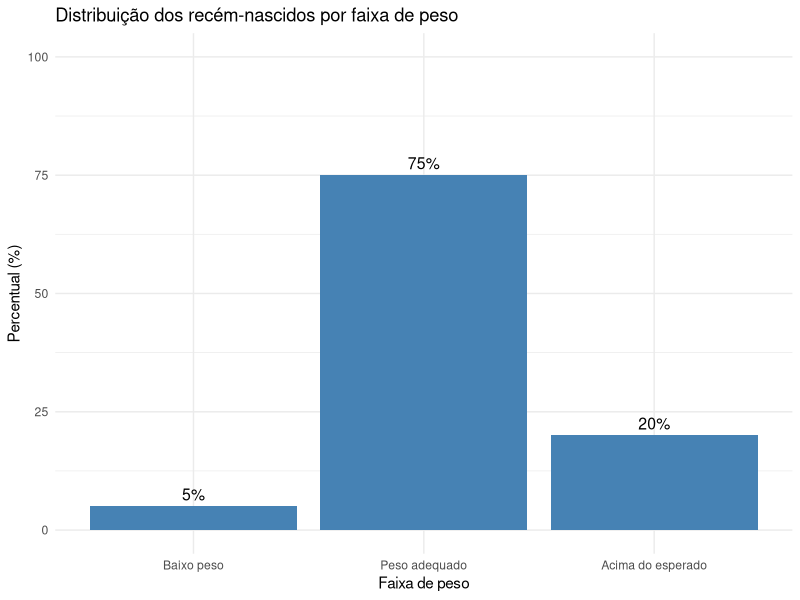
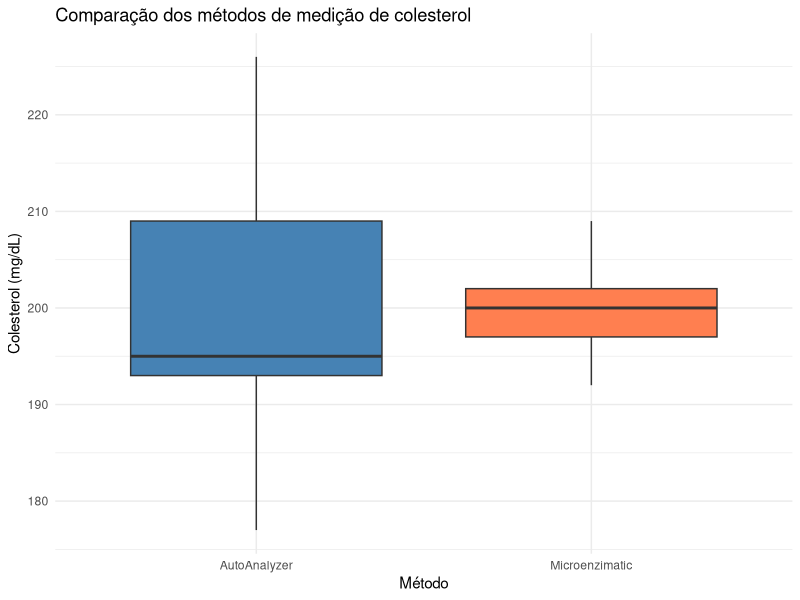
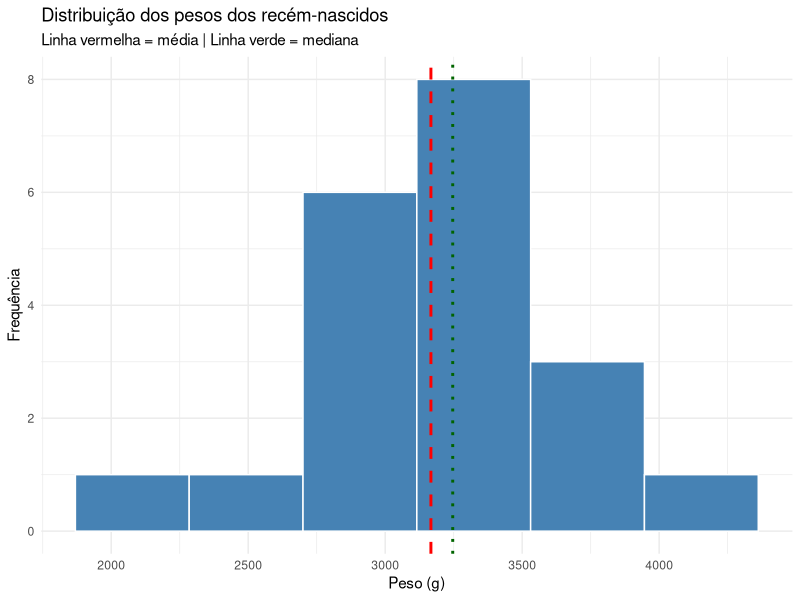

These figures' R source, in order:
# =============================================================================
# MÓDULO 2 - AULA 1: Análise Exploratória e Descritiva
# Atividades Complementares
# Curso: Introdução à Análise de Dados para Pesquisa no SUS
# =============================================================================

# -----------------------------------------------------------------------------
# CONFIGURAÇÃO INICIAL
# -----------------------------------------------------------------------------
# Defina o diretório de trabalho para a pasta onde estão os arquivos do curso.
# Substitua o caminho abaixo pelo caminho correto no seu computador.

# setwd("C:/caminho/para/pasta/do/curso")  # Windows
# setwd("/home/usuario/pasta/do/curso")    # Linux/Mac

# Verificar o diretório atual
getwd()
# -----------------------------------------------------------------------------
# INSTALAÇÃO E CARREGAMENTO DE PACOTES
# -----------------------------------------------------------------------------
# O tidyverse é uma coleção de pacotes para ciência de dados que inclui:
# - dplyr: manipulação de dados (filter, select, mutate, summarise, group_by)
# - ggplot2: criação de gráficos
# - tidyr: organização de dados
# - readr: importação de dados

install.packages("tidyverse")
library(tidyverse)


# =============================================================================
# ATIVIDADE 1: Trabalhando com Variáveis Aleatórias
# =============================================================================
# Variáveis aleatórias são medições de características de interesse em um estudo.
# Elas podem ser classificadas como:
# - QUALITATIVAS: descrevem atributos (nominal ou ordinal)
# - QUANTITATIVAS: representam quantidades (discreta ou contínua)

# -----------------------------------------------------------------------------
# 1.1 Criando o dataset dos recém-nascidos (dados utilizados na aula)
# -----------------------------------------------------------------------------
# A função tibble() cria um data frame moderno com melhor visualização.
# Estamos criando dados de 20 recém-nascidos com seus pesos em gramas.

recem_nascidos <- tibble(
  individuo = 1:20,
  peso_g = c(3265, 3260, 3245, 3484, 4146, 3323, 3649, 3200, 3031, 2069,
             2581, 2841, 3609, 2838, 3541, 2759, 3248, 3314, 3101, 2834)
)

# Visualizar estrutura dos dados
# glimpse() mostra: nº de linhas, colunas, tipos e primeiros valores
glimpse(recem_nascidos)

View(recem_nascidos)

# -----------------------------------------------------------------------------
# 1.2 Criando variáveis categóricas a partir de variáveis contínuas
# -----------------------------------------------------------------------------
# É comum categorizar variáveis quantitativas para facilitar análises.
# Aqui transformamos o peso (contínuo) em faixas (ordinal).
#
# mutate(): adiciona ou modifica colunas
# case_when(): aplica condições múltiplas (como if-else encadeado)
# factor(): converte para fator com níveis ordenados

recem_nascidos <- recem_nascidos %>% 
  mutate(
    # Criar faixas de peso baseadas em critérios clínicos
    faixa_peso = case_when(
      peso_g < 2500 ~ "Baixo peso",
      peso_g >= 2500 & peso_g < 3500 ~ "Peso adequado",
      peso_g >= 3500 ~ "Acima do esperado"
    ),
    # Converter para fator ordenado (define a ordem lógica das categorias)
    faixa_peso = factor(faixa_peso, 
                        levels = c("Baixo peso", "Peso adequado", "Acima do esperado"),
                        ordered = TRUE)
  )

# Verificar a distribuição das faixas
# count(): conta frequência de cada categoria
recem_nascidos %>% count(faixa_peso)


# =============================================================================
# ATIVIDADE 2: Medidas de Locação (Tendência Central)
# =============================================================================
# Medidas de locação indicam onde os dados estão "centralizados".
# São fundamentais para resumir e comparar conjuntos de dados.

# -----------------------------------------------------------------------------
# 2.1 Média aritmética
# -----------------------------------------------------------------------------
# A média é a soma de todos os valores dividida pelo número de observações.
# Fórmula: x̄ = Σxi / n
# ATENÇÃO: A média é sensível a valores extremos (outliers)!

media_peso <- recem_nascidos %>% 
  summarise(media = mean(peso_g)) %>%   # summarise() calcula estatísticas
  pull(media)                            # pull() extrai o valor como número

media_peso  # Exibir resultado: 3166.9g


# -----------------------------------------------------------------------------
# 2.2 Mediana
# -----------------------------------------------------------------------------
# A mediana é o valor central dos dados ordenados.
# - 50% dos valores estão abaixo e 50% acima da mediana
# - VANTAGEM: É robusta a valores extremos (outliers)

mediana_peso <- recem_nascidos %>%
  summarise(mediana = median(peso_g)) %>%
  pull(mediana)

mediana_peso  # Exibir resultado: 3246.5g


# -----------------------------------------------------------------------------
# 2.3 Comparação entre média e mediana
# -----------------------------------------------------------------------------
# A relação entre média e mediana indica a forma da distribuição:
# - média > mediana: assimetria positiva (cauda à direita)
# - média < mediana: assimetria negativa (cauda à esquerda)
# - média ≈ mediana: distribuição aproximadamente simétrica

diferenca <- media_peso - mediana_peso
diferenca  # Resultado negativo indica leve assimetria negativa


# -----------------------------------------------------------------------------
# 2.4 Quantis: percentis e quartis
# -----------------------------------------------------------------------------
# Quantis dividem os dados ordenados em partes iguais:
# - Quartis (Q): dividem em 4 partes (Q1=25%, Q2=50%=mediana, Q3=75%)
# - Percentis (P): dividem em 100 partes (P10=10%, P90=90%, etc.)
#
# quantile(x, probs): calcula o quantil na probabilidade especificada

quantis_peso <- recem_nascidos %>%
  summarise(
    P10 = quantile(peso_g, 0.10),  # 10% dos dados estão abaixo deste valor
    Q1 = quantile(peso_g, 0.25),   # Primeiro quartil (25%)
    Q2 = quantile(peso_g, 0.50),   # Segundo quartil = mediana (50%)
    Q3 = quantile(peso_g, 0.75),   # Terceiro quartil (75%)
    P90 = quantile(peso_g, 0.90)   # 90% dos dados estão abaixo deste valor
  )

quantis_peso


# -----------------------------------------------------------------------------
# 2.5 Média aritmética ponderada
# -----------------------------------------------------------------------------
# Na média ponderada, cada valor tem um "peso" diferente.
# Fórmula: x̄w = Σ(wi × xi) / Σwi
# Útil quando alguns valores são mais representativos que outros.

# Adicionar pesos (w) aos dados conforme exemplo da aula
recem_nascidos_ponderado <- recem_nascidos %>%
  mutate(
    w = c(22, 40, 33, 22, 5, 31, 24, 35, 48, 58, 
          61, 20, 45, 22, 41, 35, 36, 11, 10, 25)
  )

# Calcular média ponderada manualmente
media_ponderada <- recem_nascidos_ponderado %>%
  summarise(
    media_ponderada = sum(peso_g * w) / sum(w)
  ) %>%
  pull(media_ponderada)

media_ponderada  # Resultado: 3062.28g

# Comparar com média simples
media_peso - media_ponderada  # Diferença de ~104.6g


# =============================================================================
# ATIVIDADE 3: Medidas de Dispersão
# =============================================================================
# Medidas de dispersão indicam o "espalhamento" dos dados.
# Complementam as medidas de locação para descrição completa.

# Criar dataset de colesterol com dois métodos de medição (dados da aula)
# Este exemplo ilustra como métodos diferentes podem ter variabilidades distintas
colesterol <- tibble(
  metodo = rep(c("AutoAnalyzer", "Microenzimatic"), each = 5),
  valor = c(177, 193, 195, 209, 226,  # AutoAnalyzer (mais disperso)
            192, 197, 200, 202, 209)   # Microenzimatic (mais concentrado)
)


# -----------------------------------------------------------------------------
# 3.1 Amplitude
# -----------------------------------------------------------------------------
# Amplitude = valor máximo - valor mínimo
# É a medida mais simples, mas muito sensível a outliers.

amplitude <- colesterol %>%
  group_by(metodo) %>%  # Calcular para cada método separadamente
  summarise(
    minimo = min(valor),
    maximo = max(valor),
    amplitude = max(valor) - min(valor)
  )

amplitude


# -----------------------------------------------------------------------------
# 3.2 Variância e Desvio-padrão
# -----------------------------------------------------------------------------
# VARIÂNCIA: média dos quadrados dos desvios em relação à média
# Fórmula: s² = Σ(xi - x̄)² / (n-1)
#
# DESVIO-PADRÃO: raiz quadrada da variância
# Fórmula: s = √s²
# Vantagem: está na mesma unidade dos dados originais

dispersao <- colesterol %>%
  group_by(metodo) %>%
  summarise(
    media = mean(valor),
    variancia = var(valor),    # var() calcula variância amostral
    desvio_padrao = sd(valor)  # sd() calcula desvio-padrão
  )

dispersao
# Note: AutoAnalyzer tem maior variância (340) vs Microenzimatic (39.5)


# -----------------------------------------------------------------------------
# 3.3 Coeficiente de Variação (CV)
# -----------------------------------------------------------------------------
# O CV expressa o desvio-padrão como percentual da média.
# Fórmula: CV = (s / x̄) × 100
# VANTAGEM: Permite comparar dispersão entre variáveis de escalas diferentes
# INTERPRETAÇÃO: Quanto MENOR o CV, mais homogêneos são os dados

cv <- dispersao %>%
  mutate(
    cv_percentual = (desvio_padrao / media) * 100
  ) %>%
  select(metodo, cv_percentual)

cv
# AutoAnalyzer: 9.22% vs Microenzimatic: 3.14%
# O método Microenzimatic é mais preciso (menor variabilidade relativa)


# -----------------------------------------------------------------------------
# 3.4 Intervalo Interquartil (IQ ou IQR)
# -----------------------------------------------------------------------------
# IQ = Q3 - Q1 (diferença entre terceiro e primeiro quartis)
# Representa a amplitude dos 50% centrais dos dados.
# VANTAGEM: Mais robusto que amplitude total (ignora os 25% extremos)

iq <- colesterol %>%
  group_by(metodo) %>%
  summarise(
    Q1 = quantile(valor, 0.25),
    Q3 = quantile(valor, 0.75),
    IQ = Q3 - Q1
  )

iq


# =============================================================================
# ATIVIDADE 4: Função para Resumo Estatístico Completo
# =============================================================================
# Criar funções personalizadas ajuda a padronizar análises e evitar repetição.
# A sintaxe {{ variavel }} permite passar nomes de colunas como argumentos.

resumo_estatistico <- function(dados, variavel) {
  dados %>% 
    summarise(
      n = n(),                                                    # Contagem
      media = mean({{ variavel }}),                               # Média
      mediana = median({{ variavel }}),                           # Mediana
      desvio_padrao = sd({{ variavel }}),                         # Desvio-padrão
      cv_percent = (sd({{ variavel }}) / mean({{ variavel }})) * 100,  # CV%
      minimo = min({{ variavel }}),                               # Mínimo
      Q1 = quantile({{ variavel }}, 0.25),                        # 1º quartil
      Q3 = quantile({{ variavel }}, 0.75),                        # 3º quartil
      maximo = max({{ variavel }}),                               # Máximo
      IQ = Q3 - Q1                                                # Intervalo IQ
    )
}

# Aplicar a função aos dados dos recém-nascidos
resumo_estatistico(recem_nascidos, peso_g)


# =============================================================================
# ATIVIDADE 5: Métodos Gráficos
# =============================================================================
# Gráficos são essenciais para visualizar padrões que números não revelam.
# O ggplot2 usa a "gramática dos gráficos" - construção em camadas.

# -----------------------------------------------------------------------------
# 5.1 Gráfico de barras - para variáveis categóricas
# -----------------------------------------------------------------------------
# Ideal para mostrar frequências ou proporções de categorias.
# geom_col(): cria barras com alturas especificadas pelos dados

grafico_barras <- recem_nascidos %>%
  count(faixa_peso) %>%                     # Contar frequência por faixa
  mutate(percentual = n / sum(n) * 100) %>% # Calcular percentual
  ggplot(aes(x = faixa_peso, y = percentual)) +
  geom_col(fill = "steelblue") +
  geom_text(aes(label = paste0(round(percentual, 1), "%")), 
            vjust = -0.5, size = 4) +       # Adicionar rótulos
  labs(
    title = "Distribuição dos recém-nascidos por faixa de peso",
    x = "Faixa de peso",
    y = "Percentual (%)"
  ) +
  theme_minimal() +
  ylim(0, 100)

grafico_barras


# -----------------------------------------------------------------------------
# 5.2 Box plot - para comparar distribuições entre grupos
# -----------------------------------------------------------------------------
# O box plot mostra simultaneamente:
# - Mediana (linha central)
# - Quartis Q1 e Q3 (limites da caixa)
# - Valores extremos (bigodes)
# - Outliers (pontos isolados)

grafico_boxplot <- colesterol %>% 
  ggplot(aes(x = metodo, y = valor, fill = metodo)) +
  geom_boxplot(show.legend = FALSE) +
  labs(
    title = "Comparação dos métodos de medição de colesterol",
    x = "Método",
    y = "Colesterol (mg/dL)"
  ) +
  theme_minimal() +
  scale_fill_manual(values = c("steelblue", "coral"))

grafico_boxplot


# -----------------------------------------------------------------------------
# 5.3 Histograma - para distribuição de variáveis contínuas
# -----------------------------------------------------------------------------
# O histograma divide os dados em intervalos (bins) e mostra a frequência.
# Permite visualizar a forma da distribuição (simétrica, assimétrica, etc.)

grafico_histograma <- recem_nascidos %>%
  ggplot(aes(x = peso_g)) +
  geom_histogram(bins = 6, fill = "steelblue", color = "white") +
  # Linha vertical para a média (vermelha tracejada)
  geom_vline(aes(xintercept = mean(peso_g)), 
             color = "red", linetype = "dashed", linewidth = 1) +
  # Linha vertical para a mediana (verde pontilhada)
  geom_vline(aes(xintercept = median(peso_g)), 
             color = "darkgreen", linetype = "dotted", linewidth = 1) +
  labs(
    title = "Distribuição dos pesos dos recém-nascidos",
    subtitle = "Linha vermelha = média | Linha verde = mediana",
    x = "Peso (g)",
    y = "Frequência"
  ) +
  theme_minimal()

grafico_histograma
